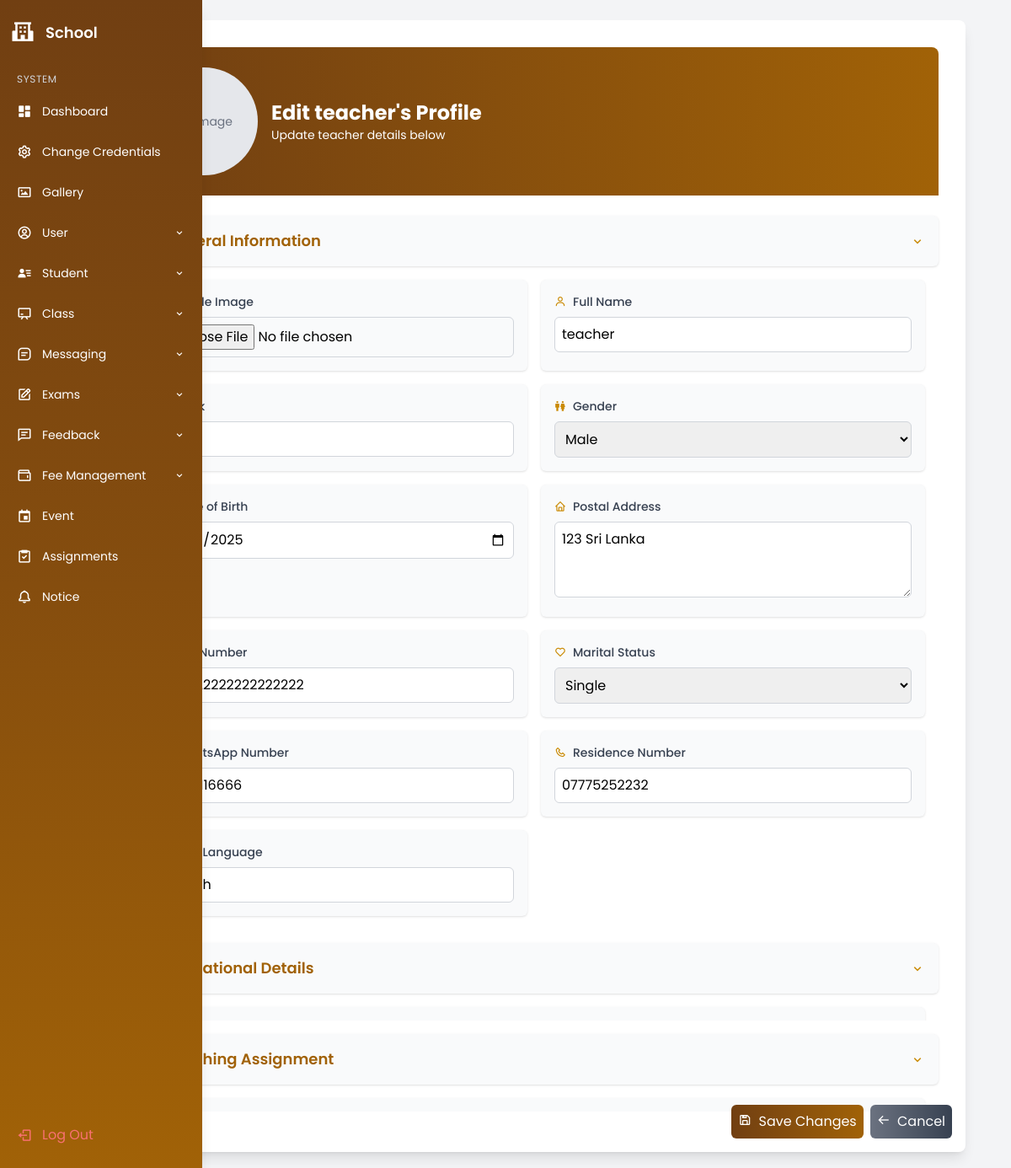
Page /edit_teacher_profile.php?username=teacher (signed in) on the committed database.
### tables this page shows
CREATE TABLE `teacher` (
  `id` int(11) NOT NULL,
  `username` varchar(50) DEFAULT NULL,
  `full_name` varchar(255) NOT NULL,
  `gender` enum('Male','Female') NOT NULL,
  `date_of_birth` date NOT NULL,
  `postal_address` text NOT NULL,
  `ethnicity` varchar(255) DEFAULT NULL,
  `nic_number` varchar(50) NOT NULL,
  `marital_status` enum('Single','Married') NOT NULL,
  `whatsapp_number` varchar(15) DEFAULT NULL,
  `residence_number` varchar(15) DEFAULT NULL,
  `first_language` varchar(50) DEFAULT NULL,
  `profile_image` varchar(255) DEFAULT NULL,
  `subject_id` int(11) DEFAULT NULL,
  `grade_id` int(11) DEFAULT NULL,
  `teaching_classes` longtext DEFAULT NULL CHECK (json_valid(`teaching_classes`)),
  `rank` varchar(255) DEFAULT NULL
);

### edit_teacher_profile.php (the view, shortened to what this page needs)
<?php
require_once 'database_connection.php';
$username_filter = isset($_GET['username']) ? $_GET['username'] : '';
$sql_teacher = "
    SELECT
        t.*,
        s.subject_name,
        ed.other_educational_qualification,
        ed.professional_qualification,
        ed.extra_curricular_activities,
        ed.work_experience
    FROM teacher t
    LEFT JOIN subjects s ON t.subject_id = s.id
    LEFT JOIN educational_details ed ON t.username = ed.username
    WHERE t.username = ?";
$stmt = $conn->prepare($sql_teacher);
$stmt->bind_param("s", $username_filter);
$stmt->execute();
$teacher_details = $stmt->get_result()->fetch_assoc();
?>
<!DOCTYPE html>
<html lang="en">
<head>
    <script src="https://cdn.tailwindcss.com"></script>
    <link rel="stylesheet" href="https://cdn.jsdelivr.net/npm/boxicons@latest/css/boxicons.min.css">
</head>
<body class="bg-gray-100 min-h-screen">
    <?php include('navbar.php'); ?>
    <main class="ml-[68px] p-6">
        <div class="container max-w-5xl mx-auto bg-white p-8 rounded-lg shadow-lg hover:shadow-2xl transition-all duration-300 animate-bounceIn">
            <form method="POST" enctype="multipart/form-data" id="editProfileForm">
                <div class="profile-header bg-gradient-to-r from-yellow-900 to-yellow-700 text-white p-6 rounded-t-lg flex flex-col sm:flex-row items-center gap-4">
                    <div class="profile-img-container relative">
                        <?php if (!empty($teacher_details['profile_image']) && file_exists($teacher_details['profile_image'])): ?>
                            <img id="profileImagePreview" src="<?php echo htmlspecialchars($teacher_details['profile_image']); ?>" alt="Profile Image of <?php echo htmlspecialchars($teacher_details['full_name']); ?>" class="profile-img w-32 h-32 object-cover rounded-full transition-transform duration-300">
                        <?php else: ?>
                            <div id="profileImagePreview" class="w-32 h-32 bg-gray-200 rounded-full flex items-center justify-center text-gray-500 text-sm">No Image</div>
                        <?php endif; ?>
                    </div>
                    <div class="text-center sm:text-left">
                        <h2 class="text-2xl font-bold">Edit <?php echo htmlspecialchars($teacher_details['full_name']); ?>'s Profile</h2>
                        <p class="text-sm">Update teacher details below</p>
                    </div>
                </div>
                <div class="accordion mt-6">
                    <div class="accordion-item mb-4">
                        <button type="button" class="accordion-header w-full bg-gray-50 p-4 rounded-md shadow hover:shadow-lg transition duration-200 text-left text-lg font-semibold text-yellow-700 flex items-center" aria-expanded="true" aria-controls="general-content">
                            <i class='bx bx-user mr-2 text-yellow-600'></i> General Information
                            <i class='bx bx-chevron-down ml-auto text-yellow-600'></i>
                        </button>
                        <div id="general-content" class="accordion-content open grid grid-cols-1 md:grid-cols-2 gap-4 p-4">
                            <div class="card bg-gray-50 p-4 rounded-md shadow hover:shadow-lg transition duration-200">
                                <label class="flex items-center text-sm font-medium text-gray-700 mb-2">
                                    <i class='bx bx-image mr-2 text-yellow-600'></i> Profile Image
                                </label>
                                <input type="file" name="profile_image" accept="image/*" class="p-2 border border-gray-300 rounded-md focus:ring-2 focus:ring-yellow-600 focus:border-yellow-600 transition duration-200 w-full" onchange="previewImage(event)" aria-label="Profile Image">
                            </div>
                            <div class="card bg-gray-50 p-4 rounded-md shadow hover:shadow-lg transition duration-200">
                                <label class="flex items-center text-sm font-medium text-gray-700 mb-2">
                                    <i class='bx bx-user mr-2 text-yellow-600'></i> Full Name
                                </label>
                                <input type="text" name="full_name" value="<?php echo htmlspecialchars($teacher_details['full_name']); ?>" required
                                       class="p-2 border border-gray-300 rounded-md focus:ring-2 focus:ring-yellow-600 focus:border-yellow-600 transition duration-200 w-full" aria-label="Full Name">
                            </div>
                            <div class="card bg-gray-50 p-4 rounded-md shadow hover:shadow-lg transition duration-200">
                                <label class="flex items-center text-sm font-medium text-gray-700 mb-2">
                                    <i class='bx bx-star mr-2 text-yellow-600'></i> Rank
                                </label>
                                <input type="text" name="rank" value="<?php echo htmlspecialchars($teacher_details['rank'] ?? ''); ?>"
                                       class="p-2 border border-gray-300 rounded-md focus:ring-2 focus:ring-yellow-600 focus:border-yellow-600 transition duration-200 w-full" placeholder="Enter rank" aria-label="Rank">
                            </div>
                            <div class="card bg-gray-50 p-4 rounded-md shadow hover:shadow-lg transition duration-200">
                                <label class="flex items-center text-sm font-medium text-gray-700 mb-2">
                                    <i class='bx bx-male-female mr-2 text-yellow-600'></i> Gender
                                </label>
                                <select name="gender" required class="p-2 border border-gray-300 rounded-md focus:ring-2 focus:ring-yellow-600 focus:border-yellow-600 transition duration-200 w-full" aria-label="Gender">
                                    <option value="Male" <?php echo $teacher_details['gender'] === 'Male' ? 'selected' : ''; ?>>Male</option>
                                </select>
                            </div>
                            <div class="card bg-gray-50 p-4 rounded-md shadow hover:shadow-lg transition duration-200">
                                <label class="flex items-center text-sm font-medium text-gray-700 mb-2">
                                    <i class='bx bx-calendar mr-2 text-yellow-600'></i> Date of Birth
                                </label>
                                <input type="date" name="date_of_birth" value="<?php echo htmlspecialchars($teacher_details['date_of_birth']); ?>" required
                                       class="p-2 border border-gray-300 rounded-md focus:ring-2 focus:ring-yellow-600 focus:border-yellow-600 transition duration-200 w-full" aria-label="Date of Birth">
                            </div>
                            <div class="card bg-gray-50 p-4 rounded-md shadow hover:shadow-lg transition duration-200">
                                <label class="flex items-center text-sm font-medium text-gray-700 mb-2">
                                    <i class='bx bx-home mr-2 text-yellow-600'></i> Postal Address
                                </label>
                                <textarea name="postal_address" class="p-2 border border-gray-300 rounded-md focus:ring-2 focus:ring-yellow-600 focus:border-yellow-600 transition duration-200 w-full" rows="3" aria-label="Postal Address"><?php echo htmlspecialchars($teacher_details['postal_address']); ?></textarea>
                            </div>
                            <div class="card bg-gray-50 p-4 rounded-md shadow hover:shadow-lg transition duration-200">
                                <label class="flex items-center text-sm font-medium text-gray-700 mb-2">
                                    <i class='bx bx-id-card mr-2 text-yellow-600'></i> NIC Number
                                </label>
                                <input type="text" name="nic_number" value="<?php echo htmlspecialchars($teacher_details['nic_number']); ?>" required
                                       class="p-2 border border-gray-300 rounded-md focus:ring-2 focus:ring-yellow-600 focus:border-yellow-600 transition duration-200 w-full" aria-label="NIC Number">
                            </div>
                            <div class="card bg-gray-50 p-4 rounded-md shadow hover:shadow-lg transition duration-200">
                                <label class="flex items-center text-sm font-medium text-gray-700 mb-2">
                                    <i class='bx bx-heart mr-2 text-yellow-600'></i> Marital Status
                                </label>
                                <select name="marital_status" class="p-2 border border-gray-300 rounded-md focus:ring-2 focus:ring-yellow-600 focus:border-yellow-600 transition duration-200 w-full" aria-label="Marital Status">
                                    <option value="Single" <?php echo $teacher_details['marital_status'] === 'Single' ? 'selected' : ''; ?>>Single</option>
                                </select>
                            </div>
                            <div class="card bg-gray-50 p-4 rounded-md shadow hover:shadow-lg transition duration-200">
                                <label class="flex items-center text-sm font-medium text-gray-700 mb-2">
                                    <i class='bx bx-phone mr-2 text-yellow-600'></i> WhatsApp Number
                                </label>
                                <input type="text" name="whatsapp_number" value="<?php echo htmlspecialchars($teacher_details['whatsapp_number']); ?>"
                                       class="p-2 border border-gray-300 rounded-md focus:ring-2 focus:ring-yellow-600 focus:border-yellow-600 transition duration-200 w-full" aria-label="WhatsApp Number">
                            </div>
                            <div class="card bg-gray-50 p-4 rounded-md shadow hover:shadow-lg transition duration-200">
                                <label class="flex items-center text-sm font-medium text-gray-700 mb-2">
                                    <i class='bx bx-phone mr-2 text-yellow-600'></i> Residence Number
                                </label>
                                <input type="text" name="residence_number" value="<?php echo htmlspecialchars($teacher_details['residence_number']); ?>"
                                       class="p-2 border border-gray-300 rounded-md focus:ring-2 focus:ring-yellow-600 focus:border-yellow-600 transition duration-200 w-full" aria-label="Residence Number">
                            </div>
                            <div class="card bg-gray-50 p-4 rounded-md shadow hover:shadow-lg transition duration-200">
                                <label class="flex items-center text-sm font-medium text-gray-700 mb-2">
                                    <i class='bx bx-comment mr-2 text-yellow-600'></i> First Language
                                </label>
                                <input type="text" name="first_language" value="<?php echo htmlspecialchars($teacher_details['first_language']); ?>"
                                       class="p-2 border border-gray-300 rounded-md focus:ring-2 focus:ring-yellow-600 focus:border-yellow-600 transition duration-200 w-full" aria-label="First Language">
                            </div>
                        </div>
                    </div>
                    <div class="accordion-item mb-4">
                        <button type="button" class="accordion-header w-full bg-gray-50 p-4 rounded-md shadow hover:shadow-lg transition duration-200 text-left text-lg font-semibold text-yellow-700 flex items-center" aria-expanded="false" aria-controls="education-content">
                            <i class='bx bx-book-alt mr-2 text-yellow-600'></i> Educational Details
                            <i class='bx bx-chevron-down ml-auto text-yellow-600'></i>
                        </button>
                        <div id="education-content" class="accordion-content grid grid-cols-1 gap-4 p-4">
                            <div class="card bg-gray-50 p-4 rounded-md shadow hover:shadow-lg transition duration-200">
                            </div>
                        </div>
                    </div>
                    <div class="accordion-item mb-4">
                        <button type="button" class="accordion-header w-full bg-gray-50 p-4 rounded-md shadow hover:shadow-lg transition duration-200 text-left text-lg font-semibold text-yellow-700 flex items-center" aria-expanded="false" aria-controls="teaching-content">
                            <i class='bx bx-chalkboard mr-2 text-yellow-600'></i> Teaching Assignment
                            <i class='bx bx-chevron-down ml-auto text-yellow-600'></i>
                        </button>
                        <div id="teaching-content" class="accordion-content grid grid-cols-1 gap-4 p-4">
                            <div class="card bg-gray-50 p-4 rounded-md shadow hover:shadow-lg transition duration-200">
                            </div>
                        </div>
                    </div>
                </div>
                <div class="action-bar no-print fixed bottom-4 right-4 z-40 flex flex-col sm:flex-row gap-2">
                    <button type="submit" class="p-2 bg-gradient-to-r from-yellow-900 to-yellow-700 text-white rounded-md btn-gradient hover:bg-yellow-800 transition duration-200 hover-loop" aria-label="Save profile changes">
                        <i class='bx bx-save mr-1'></i> Save Changes
                    </button>
                    <a href="./teacher_profile.php?username=<?php echo urlencode($teacher_details['username']); ?>"
                       class="p-2 bg-gradient-to-r from-gray-500 to-gray-700 text-white rounded-md btn-gradient hover:bg-gray-800 transition duration-200 hover-loop"
                       aria-label="Cancel and return to profile">
                        <i class='bx bx-arrow-back mr-1'></i> Cancel
                    </a>
                </div>
            </form>
        </div>
    </main>
</body>
</html>

### edit_teacher_profile.php (style rules this page uses)
body { font-family: 'Poppins', sans-serif; }
.animate-bounceIn { animation: bounceIn 0.6s ease-out forwards; }
.btn-gradient { position: relative; overflow: hidden; }
.btn-gradient::before { content: ''; position: absolute; top: 0; left: -100%; width: 100%; height: 100%; background: linear-gradient(90deg, transparent, rgba(255, 255, 255, 0.3), transparent); transition: left 0.5s ease; }
.hover-loop { animation: pulse 2s infinite; }
.profile-img-container { position: relative; display: inline-block; }
.profile-img-container::before { content: ''; position: absolute; top: -4px; left: -4px; right: -4px; bottom: -4px; border-radius: 50%; background: linear-gradient(45deg, #7c2d12, #eab308); z-index: -1; }
.accordion-content { max-height: 0; overflow: hidden; transition: max-height 0.3s ease-out; }
.accordion-content.open { max-height: 1000px; }

### navbar.php (style rules this page uses)
body { font-family: 'Poppins', sans-serif; }

### rows in the picture
teacher: full_name "teacher", rank "1st", gender "Male", date_of_birth "08/31/2025", postal_address "123 Sri Lanka", nic_number "222222222222222222", marital_status "Single", whatsapp_number "07771116666", residence_number "07775252232", first_language "English"
